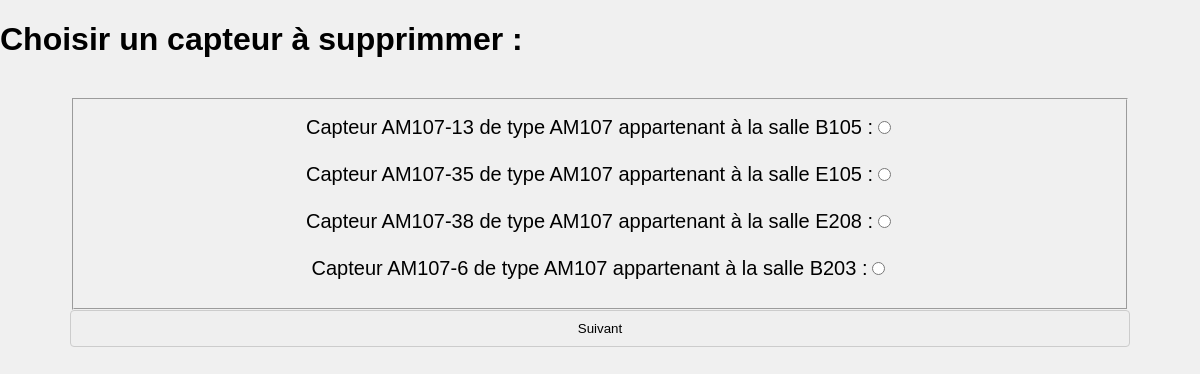
The app's page /Site_Web/Script_Suppression/capteur_suppression.php, older data.
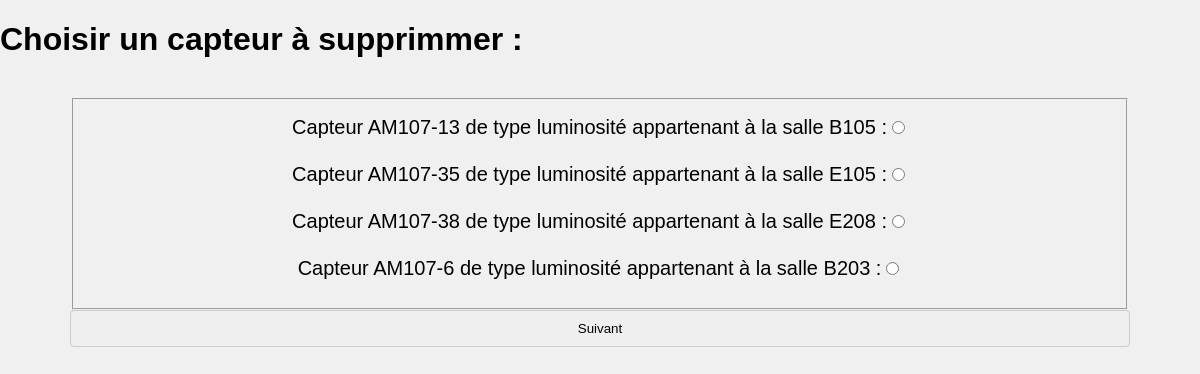
The same page, newer data.
### tables this page shows
CREATE TABLE IF NOT EXISTS `Capteur` (
  `nom_capteur` varchar(9) NOT NULL,
  `type_capteur` varchar(11) DEFAULT NULL,
  `unite` varchar(6) DEFAULT NULL,
  `nom_salle` varchar(4) DEFAULT NULL
);

### Site_Web/Script_Suppression/capteur_suppression.php (the view, shortened to what this page needs)
<!DOCTYPE html>
<html lang="fr">
<head>
  <link rel="stylesheet" type="text/css" href="../Styles/style_adaptatif.css" media="screen">
</head>
	<body>
    	<h1>Choisir un capteur à supprimmer :</h1>
        <section class="accueil">
    	<form action="./suppression.php" method="post">
    		<fieldset>
    			<?php
					include("../Script/mysql.php");
					$requete_capteur="SELECT nom_capteur, type_capteur, nom_salle FROM `Capteur`";
					$resultat=mysqli_query($id_bd, $requete_capteur);
					while($ligne=mysqli_fetch_array($resultat)){
						extract($ligne);
						echo "<label for=".$nom_capteur."> Capteur $nom_capteur de type $type_capteur appartenant à la salle $nom_salle :</label>";
        				echo "<input type=\"radio\" id=".$nom_capteur." name=\"element\" value=".$nom_capteur." />";
					}
				?>
        	</fieldset>
        		<input type="submit" value="Suivant"/>
    	</form>
	</section>
	</body>
</html>

### Site_Web/Styles/style_adaptatif.css (style rules this page uses)
html { scroll-behavior: smooth; }
body { margin: 0px; padding: 0px; font-family: Arial, Helvetica, sans-serif; background-color: #f0f0f0; }
.accueil { text-align: center }
section { padding-top: 10px; padding-left: 40px; padding-right: 40px; margin: 30px; line-height: 2em; font-size: 20px }
form { display: flex; flex-direction: column; }
label { margin: 10px 0 5px 0; }
input { padding: 10px; margin-bottom: 20px; border: 1px solid #ccc; border-radius: 4px; }

Row changes from the older to the newer data that the page shows:
changed capteur "AM107-13": type_capteur "AM107" → "luminosité"; element "☐ Capteur AM107-13 de type AM107" → "☐ Capteur AM107-13 de type lumin"
changed capteur "AM107-35": type_capteur "AM107" → "luminosité"; element "☐ Capteur AM107-35 de type AM107" → "☐ Capteur AM107-35 de type lumin"
changed capteur "AM107-38": type_capteur "AM107" → "luminosité"; element "☐ Capteur AM107-38 de type AM107" → "☐ Capteur AM107-38 de type lumin"
changed capteur "AM107-6": type_capteur "AM107" → "luminosité"; element "☐ Capteur AM107-6 de type AM107" → "☐ Capteur AM107-6 de type lumino"
